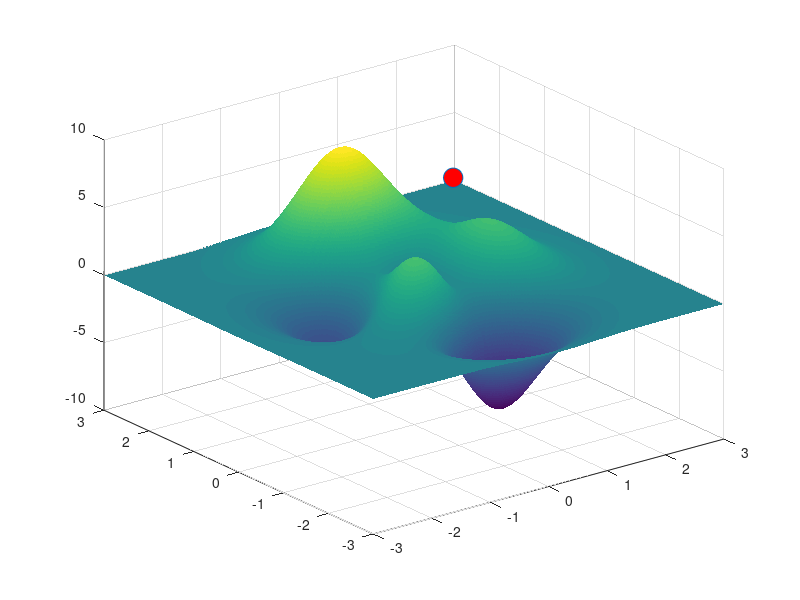

Source code (MATLAB):
[sx,sy,sz] = peaks(500);
nframes = 490;

surf(sx,sy,sz,'EdgeColor','none')
hold on
h = plot3(sx(1,1),sy(1,1),sz(1,1),'o',...
   'MarkerFaceColor','red',...
   'MarkerSize',14);
hold off

for t = 1:nframes
   set(h,'XData',sx(t+10,t),...
      'YData',sy(t,t+10),...
      'ZData',sz(t+10,t+10)+0.5)
   drawnow
end